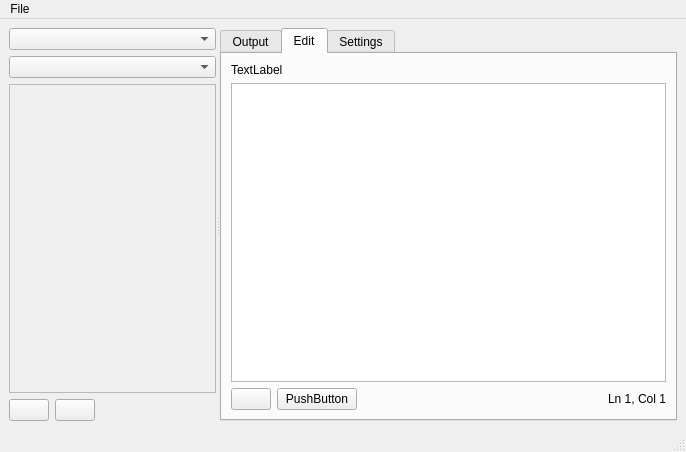
<?xml version="1.0" encoding="UTF-8"?>
<ui version="4.0">
 <class>MainWindow</class>
 <widget class="QMainWindow" name="MainWindow">
  <property name="geometry">
   <rect>
    <x>0</x>
    <y>0</y>
    <width>686</width>
    <height>452</height>
   </rect>
  </property>
  <property name="windowTitle">
   <string>Quish</string>
  </property>
  <widget class="QWidget" name="centralwidget">
   <layout class="QGridLayout" name="gridLayout">
    <item row="0" column="0">
     <widget class="QSplitter" name="splitter">
      <property name="orientation">
       <enum>Qt::Horizontal</enum>
      </property>
      <widget class="QWidget" name="verticalLayoutWidget">
       <layout class="QVBoxLayout" name="verticalLayout">
        <item>
         <widget class="QComboBox" name="cmbTopics"/>
        </item>
        <item>
         <widget class="QComboBox" name="cmbCommands"/>
        </item>
        <item>
         <widget class="QScrollArea" name="scrollArea">
          <property name="widgetResizable">
           <bool>true</bool>
          </property>
          <widget class="QWidget" name="scrollAreaWidgetContents">
           <property name="geometry">
            <rect>
             <x>0</x>
             <y>0</y>
             <width>218</width>
             <height>292</height>
            </rect>
           </property>
           <layout class="QFormLayout" name="formLayout"/>
          </widget>
         </widget>
        </item>
        <item>
         <layout class="QHBoxLayout" name="horizontalLayout">
          <item>
           <widget class="QPushButton" name="btnRun">
            <property name="text">
             <string/>
            </property>
            <property name="icon">
             <iconset resource="Quish.qrc">
              <normaloff>:/icons/Player Play.png</normaloff>:/icons/Player Play.png</iconset>
            </property>
           </widget>
          </item>
          <item>
           <widget class="QPushButton" name="btnBreak">
            <property name="text">
             <string/>
            </property>
            <property name="icon">
             <iconset resource="Quish.qrc">
              <normaloff>:/icons/Player Stop.png</normaloff>:/icons/Player Stop.png</iconset>
            </property>
           </widget>
          </item>
          <item>
           <spacer name="horizontalSpacer_2">
            <property name="orientation">
             <enum>Qt::Horizontal</enum>
            </property>
            <property name="sizeHint" stdset="0">
             <size>
              <width>40</width>
              <height>20</height>
             </size>
            </property>
           </spacer>
          </item>
         </layout>
        </item>
       </layout>
      </widget>
      <widget class="QWidget" name="verticalLayoutWidget_2">
       <layout class="QVBoxLayout" name="verticalLayout_2">
        <item>
         <widget class="QTabWidget" name="tabWidget">
          <property name="currentIndex">
           <number>1</number>
          </property>
          <widget class="QWidget" name="tabOutput">
           <attribute name="icon">
            <iconset resource="Quish.qrc">
             <normaloff>:/icons/Computer.png</normaloff>:/icons/Computer.png</iconset>
           </attribute>
           <attribute name="title">
            <string>Output</string>
           </attribute>
           <layout class="QGridLayout" name="gridLayout_3">
            <item row="1" column="0">
             <layout class="QGridLayout" name="gridLayout_2">
              <item row="2" column="0">
               <widget class="QTextEdit" name="txtOutput">
                <property name="font">
                 <font>
                  <family>Consolas</family>
                 </font>
                </property>
                <property name="readOnly">
                 <bool>true</bool>
                </property>
               </widget>
              </item>
              <item row="0" column="0">
               <layout class="QHBoxLayout" name="horizontalLayout_3">
                <item>
                 <widget class="QLineEdit" name="lblCommand">
                  <property name="readOnly">
                   <bool>true</bool>
                  </property>
                  <property name="font">
                   <font>
                    <family>Consolas</family>
                   </font>
                  </property>
                  <property name="text">
                   <string>Output</string>
                  </property>
                  <property name="alignment">
                   <set>Qt::AlignLeading|Qt::AlignLeft|Qt::AlignVCenter</set>
                  </property>
                 </widget>
                </item>

                <item>
                 <widget class="QPushButton" name="btnClear">
                  <property name="text">
                   <string/>
                  </property>
                  <property name="icon">
                   <iconset resource="Quish.qrc">
                    <normaloff>:/icons/Trash.png</normaloff>:/icons/Trash.png</iconset>
                  </property>
                 </widget>
                </item>
                <item>
                 <widget class="QPushButton" name="btnCopy">
                  <property name="text">
                   <string/>
                  </property>
                  <property name="icon">
                   <iconset resource="Quish.qrc">
                    <normaloff>:/icons/Clipboard Copy.png</normaloff>:/icons/Clipboard Copy.png</iconset>
                  </property>
                 </widget>
                </item>
               </layout>
              </item>
             </layout>
            </item>
           </layout>
          </widget>
          <widget class="QWidget" name="tabEdit">
           <attribute name="icon">
            <iconset resource="Quish.qrc">
             <normaloff>:/icons/Document Text.png</normaloff>:/icons/Document Text.png</iconset>
           </attribute>
           <attribute name="title">
            <string>Edit</string>
           </attribute>
           <layout class="QGridLayout" name="gridLayout_4">
            <item row="0" column="0">
             <layout class="QVBoxLayout" name="verticalLayout_3">
              <item>
               <widget class="QLabel" name="lblEditFile">
                <property name="text">
                 <string>TextLabel</string>
                </property>
               </widget>
              </item>
              <item>
               <widget class="CodeEditor" name="txtEditFile">
                <property name="font">
                 <font>
                  <family>Cascadia Code</family>
                 </font>
                </property>
               </widget>
              </item>
              <item>
               <layout class="QHBoxLayout" name="horizontalLayout_2">
                <item>
                 <widget class="QPushButton" name="btnSaveFile">
                  <property name="text">
                   <string/>
                  </property>
                  <property name="icon">
                   <iconset resource="Quish.qrc">
                    <normaloff>:/icons/Save.png</normaloff>:/icons/Save.png</iconset>
                  </property>
                 </widget>
                </item>
                <item>
                 <widget class="QPushButton" name="pushButton">
                  <property name="text">
                   <string>PushButton</string>
                  </property>
                 </widget>
                </item>
                <item>
                 <spacer name="horizontalSpacer">
                  <property name="orientation">
                   <enum>Qt::Horizontal</enum>
                  </property>
                  <property name="sizeHint" stdset="0">
                   <size>
                    <width>40</width>
                    <height>20</height>
                   </size>
                  </property>
                 </spacer>
                </item>
                <item>
                 <widget class="QLabel" name="lblCursorPosition">
                  <property name="text">
                   <string>Ln 1, Col 1</string>
                  </property>
                 </widget>
                </item>
               </layout>
              </item>
             </layout>
            </item>
           </layout>
          </widget>
          <widget class="QWidget" name="tabSettings">
           <attribute name="icon">
            <iconset resource="Quish.qrc">
             <normaloff>:/icons/Gear.png</normaloff>:/icons/Gear.png</iconset>
           </attribute>
           <attribute name="title">
            <string>Settings</string>
           </attribute>
           <layout class="QGridLayout" name="gridLayout_5">
            <item row="1" column="0">
             <widget class="QLabel" name="lblVersion">
              <property name="text">
               <string>v0.0-dummy</string>
              </property>
              <property name="alignment">
               <set>Qt::AlignRight|Qt::AlignTrailing|Qt::AlignVCenter</set>
              </property>
             </widget>
            </item>
            <item row="0" column="0">
             <spacer name="verticalSpacer">
              <property name="orientation">
               <enum>Qt::Vertical</enum>
              </property>
              <property name="sizeHint" stdset="0">
               <size>
                <width>20</width>
                <height>40</height>
               </size>
              </property>
             </spacer>
            </item>
           </layout>
          </widget>
         </widget>
        </item>
       </layout>
      </widget>
     </widget>
    </item>
   </layout>
  </widget>
  <widget class="QMenuBar" name="menubar">
   <property name="geometry">
    <rect>
     <x>0</x>
     <y>0</y>
     <width>686</width>
     <height>22</height>
    </rect>
   </property>
   <widget class="QMenu" name="menuFile">
    <property name="title">
     <string>File</string>
    </property>
    <addaction name="actionOpen"/>
   </widget>
   <addaction name="menuFile"/>
  </widget>
  <widget class="QStatusBar" name="statusbar"/>
  <action name="actionOpen">
   <property name="text">
    <string>Open Configuration...</string>
   </property>
   <property name="shortcut">
    <string>Ctrl+O</string>
   </property>
  </action>
 </widget>
 <customwidgets>
  <customwidget>
   <class>CodeEditor</class>
   <extends>QPlainTextEdit</extends>
   <header>CodeEditor.h</header>
  </customwidget>
 </customwidgets>
 <resources>
  <include location="Quish.qrc"/>
 </resources>
 <connections/>
</ui>
